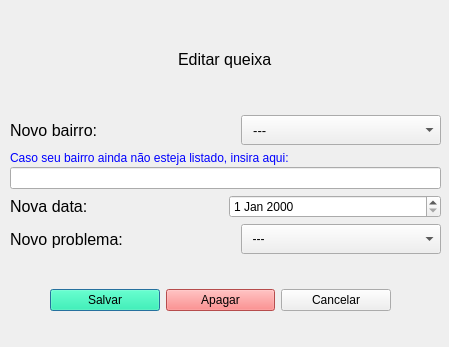
<?xml version="1.0" encoding="UTF-8"?>
<ui version="4.0">
 <class>DialogEditarQueixa</class>
 <widget class="QDialog" name="DialogEditarQueixa">
  <property name="geometry">
   <rect>
    <x>0</x>
    <y>0</y>
    <width>449</width>
    <height>347</height>
   </rect>
  </property>
  <property name="windowTitle">
   <string>Dialog</string>
  </property>
  <widget class="QWidget" name="layoutWidget">
   <property name="geometry">
    <rect>
     <x>50</x>
     <y>280</y>
     <width>341</width>
     <height>41</height>
    </rect>
   </property>
   <layout class="QHBoxLayout" name="horizontalLayout">
    <item>
     <widget class="QPushButton" name="btnSalvar">
      <property name="styleSheet">
       <string notr="true">background-color: rgb(0, 255, 162);</string>
      </property>
      <property name="text">
       <string>Salvar</string>
      </property>
     </widget>
    </item>
    <item>
     <widget class="QPushButton" name="btnApagar">
      <property name="styleSheet">
       <string notr="true">background-color: rgb(255, 107, 107);</string>
      </property>
      <property name="text">
       <string>Apagar</string>
      </property>
     </widget>
    </item>
    <item>
     <widget class="QPushButton" name="btnCancelar">
      <property name="text">
       <string>Cancelar</string>
      </property>
     </widget>
    </item>
   </layout>
  </widget>
  <widget class="QWidget" name="layoutWidget">
   <property name="geometry">
    <rect>
     <x>10</x>
     <y>10</y>
     <width>431</width>
     <height>244</height>
    </rect>
   </property>
   <layout class="QVBoxLayout" name="verticalLayout_4">
    <item alignment="Qt::AlignHCenter">
     <widget class="QLabel" name="label">
      <property name="font">
       <font>
        <pointsize>12</pointsize>
       </font>
      </property>
      <property name="text">
       <string>Editar queixa</string>
      </property>
     </widget>
    </item>
    <item>
     <layout class="QVBoxLayout" name="verticalLayout_3">
      <item>
       <layout class="QVBoxLayout" name="verticalLayout_2">
        <item>
         <layout class="QHBoxLayout" name="horizontalLayout_2">
          <item>
           <widget class="QLabel" name="label_2">
            <property name="font">
             <font>
              <pointsize>12</pointsize>
             </font>
            </property>
            <property name="text">
             <string>Novo bairro:</string>
            </property>
           </widget>
          </item>
          <item>
           <widget class="QComboBox" name="EditBoxBairro">
            <property name="minimumSize">
             <size>
              <width>200</width>
              <height>30</height>
             </size>
            </property>
            <property name="maximumSize">
             <size>
              <width>200</width>
              <height>30</height>
             </size>
            </property>
            <property name="font">
             <font>
              <pointsize>10</pointsize>
             </font>
            </property>
            <property name="styleSheet">
             <string notr="true"/>
            </property>
            <item>
             <property name="text">
              <string>  ---</string>
             </property>
            </item>
            <item>
             <property name="text">
              <string>Agua Fria</string>
             </property>
            </item>
            <item>
             <property name="text">
              <string>Altiplano</string>
             </property>
            </item>
            <item>
             <property name="text">
              <string>Alto do Mateus</string>
             </property>
            </item>
            <item>
             <property name="text">
              <string>Bairro das Indústrias</string>
             </property>
            </item>
            <item>
             <property name="text">
              <string>Bairro dos Estados</string>
             </property>
            </item>
            <item>
             <property name="text">
              <string>Bancários</string>
             </property>
            </item>
            <item>
             <property name="text">
              <string>Bessa</string>
             </property>
            </item>
            <item>
             <property name="text">
              <string>Brisamar</string>
             </property>
            </item>
            <item>
             <property name="text">
              <string>Cabo Branco</string>
             </property>
            </item>
            <item>
             <property name="text">
              <string>Castelo Branco</string>
             </property>
            </item>
            <item>
             <property name="text">
              <string>Centro</string>
             </property>
            </item>
            <item>
             <property name="text">
              <string>Cristo Redentor</string>
             </property>
            </item>
            <item>
             <property name="text">
              <string>Cruz das Armas</string>
             </property>
            </item>
            <item>
             <property name="text">
              <string>Ernesto Geisel</string>
             </property>
            </item>
            <item>
             <property name="text">
              <string>Funcionários</string>
             </property>
            </item>
            <item>
             <property name="text">
              <string>Grotão</string>
             </property>
            </item>
            <item>
             <property name="text">
              <string>Jaguaribe</string>
             </property>
            </item>
            <item>
             <property name="text">
              <string>José Américo</string>
             </property>
            </item>
            <item>
             <property name="text">
              <string>Manaíra</string>
             </property>
            </item>
            <item>
             <property name="text">
              <string>Mangabeira</string>
             </property>
            </item>
            <item>
             <property name="text">
              <string>Miramar</string>
             </property>
            </item>
            <item>
             <property name="text">
              <string>Penha</string>
             </property>
            </item>
            <item>
             <property name="text">
              <string>Portal do Sol</string>
             </property>
            </item>
            <item>
             <property name="text">
              <string>Quadramares</string>
             </property>
            </item>
            <item>
             <property name="text">
              <string>Rangel</string>
             </property>
            </item>
            <item>
             <property name="text">
              <string>Róger</string>
             </property>
            </item>
            <item>
             <property name="text">
              <string>São José</string>
             </property>
            </item>
            <item>
             <property name="text">
              <string>Tambaú</string>
             </property>
            </item>
            <item>
             <property name="text">
              <string>Tambauzinho</string>
             </property>
            </item>
            <item>
             <property name="text">
              <string>Torre</string>
             </property>
            </item>
            <item>
             <property name="text">
              <string>Valentina Figueiredo</string>
             </property>
            </item>
           </widget>
          </item>
         </layout>
        </item>
        <item>
         <layout class="QVBoxLayout" name="verticalLayout">
          <property name="spacing">
           <number>2</number>
          </property>
          <item>
           <widget class="QLabel" name="label_4">
            <property name="styleSheet">
             <string notr="true">color: rgb(0, 0, 255);</string>
            </property>
            <property name="text">
             <string>Caso seu bairro ainda não esteja listado, insira aqui:</string>
            </property>
           </widget>
          </item>
          <item>
           <widget class="QLineEdit" name="EditOutroBairro"/>
          </item>
         </layout>
        </item>
       </layout>
      </item>
      <item>
       <layout class="QHBoxLayout" name="horizontalLayout_4">
        <item>
         <widget class="QLabel" name="label_5">
          <property name="font">
           <font>
            <pointsize>12</pointsize>
           </font>
          </property>
          <property name="text">
           <string>Nova data:</string>
          </property>
         </widget>
        </item>
        <item>
         <widget class="QDateEdit" name="dataNova"/>
        </item>
       </layout>
      </item>
      <item>
       <layout class="QHBoxLayout" name="horizontalLayout_3">
        <item>
         <widget class="QLabel" name="label_3">
          <property name="font">
           <font>
            <pointsize>12</pointsize>
           </font>
          </property>
          <property name="text">
           <string>Novo problema:</string>
          </property>
         </widget>
        </item>
        <item>
         <widget class="QComboBox" name="EditBoxProblema">
          <property name="minimumSize">
           <size>
            <width>200</width>
            <height>30</height>
           </size>
          </property>
          <property name="maximumSize">
           <size>
            <width>200</width>
            <height>30</height>
           </size>
          </property>
          <item>
           <property name="text">
            <string>  ---</string>
           </property>
          </item>
          <item>
           <property name="text">
            <string>Alto índice de poluição nas ruas</string>
           </property>
          </item>
          <item>
           <property name="text">
            <string>Obras abandonadas</string>
           </property>
          </item>
          <item>
           <property name="text">
            <string>Pouca sinalização (semáforos, placas, etc)</string>
           </property>
          </item>
          <item>
           <property name="text">
            <string>Problemas elétricos (fios caídos, falta de energia recorrente, etc)</string>
           </property>
          </item>
          <item>
           <property name="text">
            <string>Problemas sanitários (vazamentos de esgoto, falta d'água, etc)</string>
           </property>
          </item>
          <item>
           <property name="text">
            <string>Vias obstruídas (buracos, árvores obstruindo, etc)</string>
           </property>
          </item>
         </widget>
        </item>
       </layout>
      </item>
     </layout>
    </item>
   </layout>
  </widget>
 </widget>
 <resources/>
 <connections/>
</ui>
